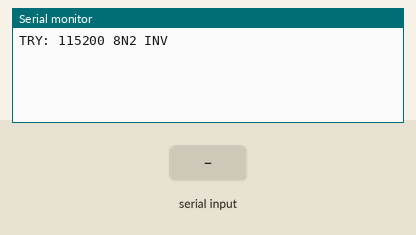
Recording of a sketch running on a simulated ESP32. Shown: the last lines printed to the serial monitor. The inputs (shaded band) are chosen by the test bench. WiFi joins after 1.5 s; servers stay silent unless stated.

Above: at 3.6 s.
3.7 s: "1" received over the second serial link
At 3.96 s:
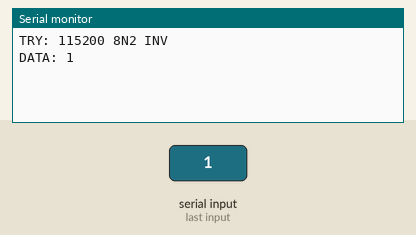
5.2 s: "0" received over the second serial link
At 6.4 s:
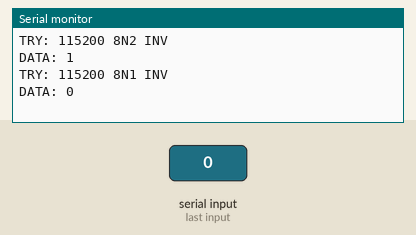
6.7 s: "2" received over the second serial link
At 7.7 s:
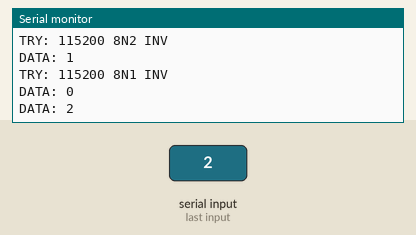
Timing chart, 0 to 9.7 s (numbered marks = the images above; inputs shaded):
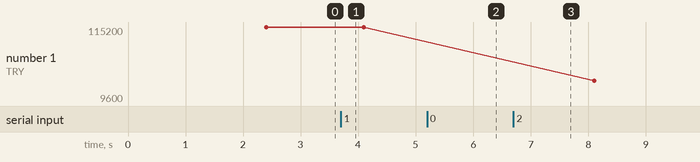

Measured:
- after the input at 3.7 s, the serial monitor: prints a new line at once (image 1)
- after the input at 5.2 s, the serial monitor: prints a new line at once (image 2)
- after the input at 6.7 s, the serial monitor: prints a new line at once (image 3)

The sketch:

blynk_scanner.ino
```cpp
/*
 * ❌ STATUS: NOT WORKING / EXPERIMENTAL
 * This ESP32 code is part of the third approach (ESP32 standalone/Blynk) which did not work.
 * Use the Linux C or Python direct serial connection approaches instead.
 */

/************************************************************
 * ESP32 → Blynk Scanner
 * Cycles Serial Configurations and sends output to Blynk App
 ************************************************************/

#define BLYNK_PRINT Serial

#define BLYNK_TEMPLATE_ID   "TMPL3ajs_Zavb"
#define BLYNK_TEMPLATE_NAME "ESP32RFID"
#define BLYNK_AUTH_TOKEN    "Pik0pCvfvUu8X4-wQTGh35Rutgzo1t7z"

char ssid[] = "CMF";
char pass[] = "123456789";

#include <WiFi.h>
#include <BlynkSimpleEsp32.h>

const int RX_PIN = 16;
const int TX_PIN = 17;
HardwareSerial rfidSerial(2);

struct Config {
  long baud;
  uint32_t config;
  bool invert;
  String name;
};

// Test List based on common RFID readers + Inverted logic hypothesis
Config configs[] = {
  {115200, SERIAL_8N2, true,  "115200 8N2 INV"}, // Best guess
  {115200, SERIAL_8N1, true,  "115200 8N1 INV"},
  {38400,  SERIAL_8N1, true,  "38400 8N1 INV"},
  {9600,   SERIAL_8N1, true,  "9600 8N1 INV"},
  {57600,  SERIAL_8N1, true,  "57600 8N1 INV"},
  {115200, SERIAL_8N1, false, "115200 8N1 NOR"}, // Standard
  {9600,   SERIAL_8N1, false, "9600 8N1 NOR"}
};

int currentConfig = 0;
unsigned long lastSwitch = 0;
const int SWITCH_DELAY = 4000; // 4 seconds per mode

void setup() {
  Serial.begin(115200);
  delay(500);

  Blynk.begin(BLYNK_AUTH_TOKEN, ssid, pass);

  // Start first config
  applyConfig(0);
}

void applyConfig(int index) {
  currentConfig = index;
  rfidSerial.end();
  delay(100);
  rfidSerial.begin(configs[index].baud, configs[index].config, RX_PIN, TX_PIN, configs[index].invert);

  String msg = "TRY: " + configs[index].name;
  Serial.println(msg);
  Blynk.virtualWrite(V0, msg); // Show current mode in App
}

void loop() {
  Blynk.run();

  // Auto-Switch Logic
  if (millis() - lastSwitch > SWITCH_DELAY) {
    lastSwitch = millis();
    int next = (currentConfig + 1) % (sizeof(configs)/sizeof(configs[0]));
    applyConfig(next);
  }

  // Read Data
  String chunk = "";
  while (rfidSerial.available()) {
    int b = rfidSerial.read();

    // Convert to readable hex/ascii mix
    if (b >= 32 && b <= 126) {
      chunk += (char)b;
    } else {
      chunk += "[";
      if (b < 0x10) chunk += "0";
      chunk += String(b, HEX);
      chunk += "]";
    }
  }

  // Send Data to App if any
  if (chunk.length() > 0) {
    Serial.println("DATA: " + chunk);
    Blynk.virtualWrite(V0, chunk); // Send immediately
  }
}
```
